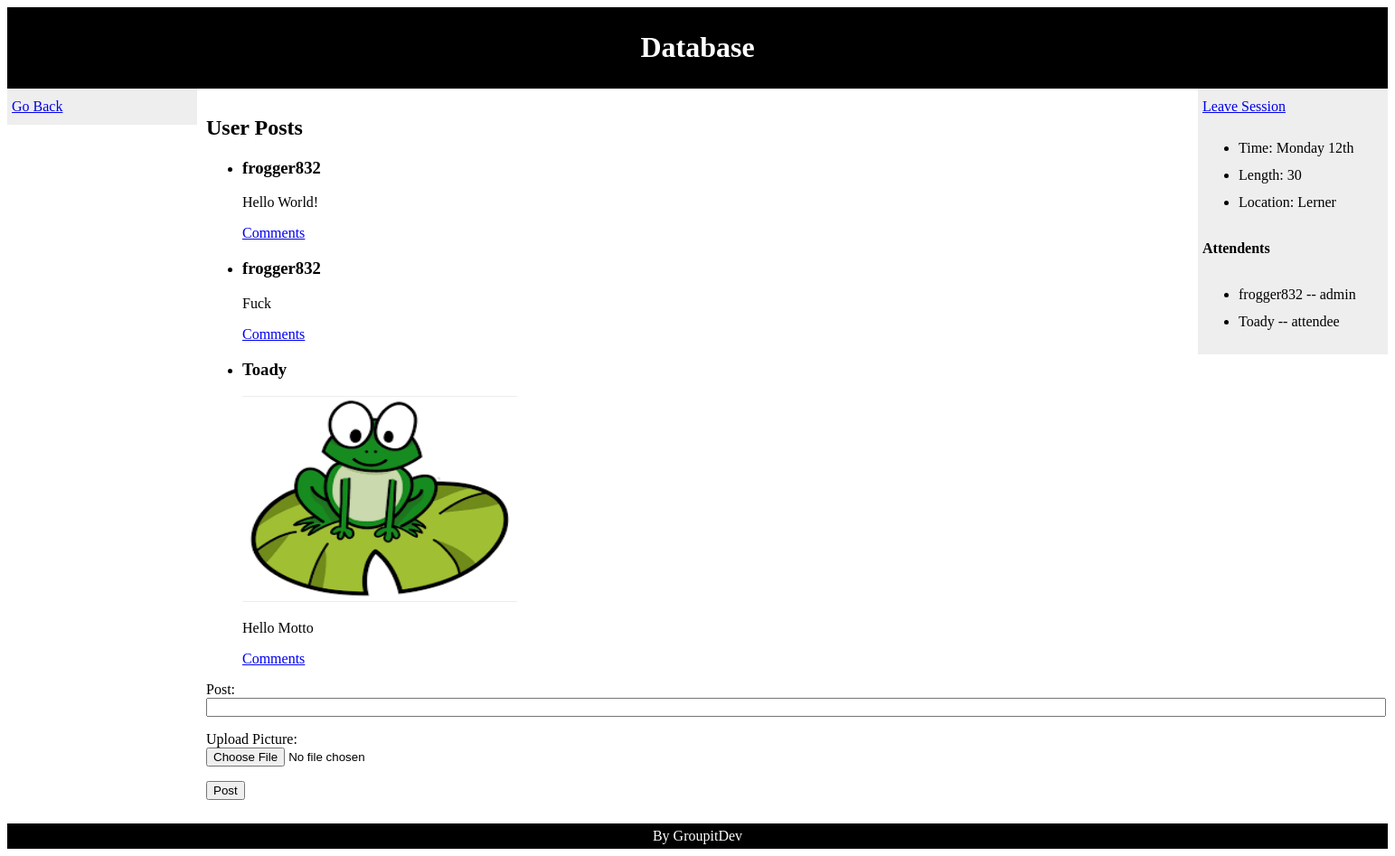
/session/1?username=Toady, run on the app's committed database.
### tables this page shows
CREATE TABLE Posts (
    pid INTEGER PRIMARY KEY,
    username STRING,
    timestamp DATETIME DEFAULT CURRENT_TIMESTAMP,
    sid INT,
    posted_text TEXT NOT NULL,
    FOREIGN KEY(username) REFERENCES Users ON DELETE CASCADE,
    FOREIGN KEY(sid) REFERENCES Sessions ON DELETE CASCADE
);

CREATE TABLE Posted_Pictures (
    pid INT,
    image_path TEXT PRIMARY KEY,
    sid INT,
    FOREIGN KEY(pid) REFERENCES Posts ON DELETE CASCADE,
    FOREIGN KEY(sid) REFERENCES Sessions ON DELETE CASCADE
);

CREATE TABLE Attends (
    username STRING,
    sid INT,
    role TEXT CHECK (role IN ('attendee', 'admin')),
    PRIMARY KEY(username, sid),
    FOREIGN KEY(username) REFERENCES Users ON DELETE CASCADE,
    FOREIGN KEY(sid) REFERENCES Sessions on DELETE CASCADE
);

### server.py (the view, shortened to what this page needs)
@app.route('/session/<sid>', methods=['GET', 'POST'])
def sessionpage(sid):
    postform = PostForm()
    q = "select * from sessions s where s.sid = :s;"
    s = Session()
    result = s.execute(q, {'s':sid})
    rows = result.fetchall()
    username = request.args['username']
    if len(rows) == 0:
        return redirect(url_for('home', username=username))
    q2 = "select username, posted_text, pid from posts order by timestamp;"
    result = s.execute(q2)
    posts = result.fetchall()
    q3 = "select * from attends where sid = :s;"
    result = s.execute(q3, {'s':rows[0][1]})
    attends = result.fetchall()
    insession = False
    for a in attends:
        if username == a[0]:
            insession = True
    q4 = "select pid, image_path from posted_pictures p where p.sid = :s;"
    result = s.execute(q4, {'s':sid})
    pictures = result.fetchall()
    return render_template('sessionspage.html', insession=str(insession), session=rows[0], attends=attends,
            posts=posts, pictures=pictures, username=username, postform=postform, sid=sid)

### forms.py
class PostForm(Form):
    post = TextField('Post', validators=[DataRequired()])
    photo = FileField('Photo')

### server.py (called while the page is built)
@app.before_request
def before_request():
  try:
    global Session
    g.conn = engine.connect()
    Session = scoped_session(sessionmaker(bind=engine))
  except:
    print "uh oh, problem connecting to database"
    import traceback; traceback.print_exc()
    g.conn = None

@app.teardown_request
def teardown_request(exception):
  try:
    g.conn.close()
  except Exception as e:
    pass

### templates/sessionspage.html (shortened to what this page needs)
<!DOCTYPE html>
<html>
<head>
</head>
<body>
<div id="header">
    <h1>{{ session[2] }}</h1>
</div>
<div id="nav">
<a href={{"/home/%s" % username }}>Go Back</a><br>
</div>
<div id="posts_section">
    <h2>User Posts</h2>
    <ul class=posts>
        {% if posts %}
            {% for p in posts %}
                <li>
                    <div id=posts_list>
                        <h3>{{ p[0] }}</h3>
                        {% for pic in pictures %}
                            {% if pic[0] == p[2] %}
                                <img src={{ pic[1] }} alt=" Default View" style="width:304px;height:228px;">
                            {% endif %}
                        {% endfor %}
                        <p>{{ p[1] }}</p>
                    </div>
                </li>
                <a href={{ url_for('postspage', pid=p[2], username=username, insession=insession, sid=sid )}}>Comments</a>
            {% endfor %}
        {% endif %}
    </ul>
    {% if insession == 'True' %}
        <form action="" method="post" name="post" enctype="multipart/form-data">
            <p>
            Post:<br>
            {{ postform.post(size=160) }}<br>
            </p>
            <p>
            Upload Picture:<br>
            {{ postform.photo }}<br>
            </p>
            <p><input type="submit" value="Post"></p>
        </form>
    {% endif %}
</div>
<div id="description_section">
    {% if insession == 'True' %}
        <a href={{ url_for('leavesession', username=username, sid=sid) }}>Leave Session</a>
    {% else %}
        <a href={{ url_for('joinsession', username=username, sid=sid) }}>Join Session</a>
    {% endif %}
    <ul class=descriptions>
        <li>Time: {{ session[3] }}</li>
        <li>Length: {{ session[4] }}</li>
        <li>Location: {{ session[5] }}</li>
    </ul>
    <h4>Attendents</h4>
    <ul class=attendees>
        {% for a in attends %}
            <li>{{ a[0] }} -- {{ a[2] }}</li>
        {% endfor %}
    </ul>
</div>
<div id="footer">
    By GroupitDev
</div>
</body>
</html>

### templates/sessionspage.html (style rules this page uses)
#header { background-color:black; color:white; text-align:center; padding:5px; }
#nav { line-height:30px; background-color:#eeeeee; height:auto; width:200px; float:left; padding:5px; }
#posts_section { width:500px; float:left; padding:10px; }
#description_section { line-height:30px; background-color:#eeeeee; height:auto; width:200px; float:right; padding:5px; }
#footer { background-color:black; color:white; clear:both; text-align:center; padding:5px; }

### data on the page
Posts: username "frogger832", posted_text "Hello World!"
Posts: username "frogger832", posted_text "Fuck"
Posts: username "Toady", posted_text "Hello Motto"
Posted_Pictures: image_path (picture)
Attends: username "frogger832", role "admin"
Attends: username "Toady", role "attendee"

### other printed values
{{ session[2] }} "Database"
{{ session[3] }} "Monday 12th"
{{ session[4] }} "30"
{{ session[5] }} "Lerner"
